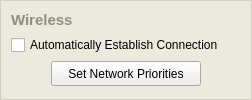
              <widget class="QFrame" name="wirelessOptionsInnerCosmeticFrame" >
               <property name="sizePolicy" >
                <sizepolicy vsizetype="Fixed" hsizetype="Preferred" >
                 <horstretch>0</horstretch>
                 <verstretch>0</verstretch>
                </sizepolicy>
               </property>
               <property name="palette" >
                <palette>
                 <active>
                  <colorrole role="WindowText" >
                   <brush brushstyle="SolidPattern" >
                    <color alpha="255" >
                     <red>208</red>
                     <green>208</green>
                     <blue>191</blue>
                    </color>
                   </brush>
                  </colorrole>
                  <colorrole role="Base" >
                   <brush brushstyle="SolidPattern" >
                    <color alpha="255" >
                     <red>255</red>
                     <green>255</green>
                     <blue>255</blue>
                    </color>
                   </brush>
                  </colorrole>
                  <colorrole role="Window" >
                   <brush brushstyle="SolidPattern" >
                    <color alpha="255" >
                     <red>236</red>
                     <green>234</green>
                     <blue>223</blue>
                    </color>
                   </brush>
                  </colorrole>
                 </active>
                 <inactive>
                  <colorrole role="WindowText" >
                   <brush brushstyle="SolidPattern" >
                    <color alpha="255" >
                     <red>208</red>
                     <green>208</green>
                     <blue>191</blue>
                    </color>
                   </brush>
                  </colorrole>
                  <colorrole role="Base" >
                   <brush brushstyle="SolidPattern" >
                    <color alpha="255" >
                     <red>255</red>
                     <green>255</green>
                     <blue>255</blue>
                    </color>
                   </brush>
                  </colorrole>
                  <colorrole role="Window" >
                   <brush brushstyle="SolidPattern" >
                    <color alpha="255" >
                     <red>236</red>
                     <green>234</green>
                     <blue>223</blue>
                    </color>
                   </brush>
                  </colorrole>
                 </inactive>
                 <disabled>
                  <colorrole role="WindowText" >
                   <brush brushstyle="SolidPattern" >
                    <color alpha="255" >
                     <red>118</red>
                     <green>116</green>
                     <blue>108</blue>
                    </color>
                   </brush>
                  </colorrole>
                  <colorrole role="Base" >
                   <brush brushstyle="SolidPattern" >
                    <color alpha="255" >
                     <red>236</red>
                     <green>234</green>
                     <blue>223</blue>
                    </color>
                   </brush>
                  </colorrole>
                  <colorrole role="Window" >
                   <brush brushstyle="SolidPattern" >
                    <color alpha="255" >
                     <red>236</red>
                     <green>234</green>
                     <blue>223</blue>
                    </color>
                   </brush>
                  </colorrole>
                 </disabled>
                </palette>
               </property>
               <property name="autoFillBackground" >
                <bool>true</bool>
               </property>
               <property name="frameShape" >
                <enum>QFrame::Box</enum>
               </property>
               <property name="frameShadow" >
                <enum>QFrame::Plain</enum>
               </property>
               <layout class="QVBoxLayout" >
                <property name="spacing" >
                 <number>6</number>
                </property>
                <property name="leftMargin" >
                 <number>10</number>
                </property>
                <property name="topMargin" >
                 <number>10</number>
                </property>
                <property name="rightMargin" >
                 <number>10</number>
                </property>
                <property name="bottomMargin" >
                 <number>10</number>
                </property>
                <item>
                 <widget class="QLabel" name="headerWirelessOptions" >
                  <property name="minimumSize" >
                   <size>
                    <width>16</width>
                    <height>18</height>
                   </size>
                  </property>
                  <property name="maximumSize" >
                   <size>
                    <width>9999999</width>
                    <height>18</height>
                   </size>
                  </property>
                  <property name="palette" >
                   <palette>
                    <active>
                     <colorrole role="WindowText" >
                      <brush brushstyle="SolidPattern" >
                       <color alpha="255" >
                        <red>144</red>
                        <green>141</green>
                        <blue>124</blue>
                       </color>
                      </brush>
                     </colorrole>
                    </active>
                    <inactive>
                     <colorrole role="WindowText" >
                      <brush brushstyle="SolidPattern" >
                       <color alpha="255" >
                        <red>144</red>
                        <green>141</green>
                        <blue>124</blue>
                       </color>
                      </brush>
                     </colorrole>
                    </inactive>
                    <disabled>
                     <colorrole role="WindowText" >
                      <brush brushstyle="SolidPattern" >
                       <color alpha="255" >
                        <red>119</red>
                        <green>119</green>
                        <blue>119</blue>
                       </color>
                      </brush>
                     </colorrole>
                    </disabled>
                   </palette>
                  </property>
                  <property name="font" >
                   <font>
                    <family>Arial</family>
                    <pointsize>11</pointsize>
                    <weight>75</weight>
                    <bold>true</bold>
                   </font>
                  </property>
                  <property name="lineWidth" >
                   <number>0</number>
                  </property>
                  <property name="text" >
                   <string>Wireless</string>
                  </property>
                  <property name="alignment" >
                   <set>Qt::AlignLeading|Qt::AlignLeft|Qt::AlignVCenter</set>
                  </property>
                  <property name="margin" >
                   <number>0</number>
                  </property>
                  <property name="indent" >
                   <number>0</number>
                  </property>
                 </widget>
                </item>
                <item>
                 <widget class="QCheckBox" name="checkboxWirelessAutoConnect" >
                  <property name="palette" >
                   <palette>
                    <active>
                     <colorrole role="WindowText" >
                      <brush brushstyle="SolidPattern" >
                       <color alpha="255" >
                        <red>0</red>
                        <green>0</green>
                        <blue>0</blue>
                       </color>
                      </brush>
                     </colorrole>
                    </active>
                    <inactive>
                     <colorrole role="WindowText" >
                      <brush brushstyle="SolidPattern" >
                       <color alpha="255" >
                        <red>0</red>
                        <green>0</green>
                        <blue>0</blue>
                       </color>
                      </brush>
                     </colorrole>
                    </inactive>
                    <disabled>
                     <colorrole role="WindowText" >
                      <brush brushstyle="SolidPattern" >
                       <color alpha="255" >
                        <red>118</red>
                        <green>116</green>
                        <blue>108</blue>
                       </color>
                      </brush>
                     </colorrole>
                    </disabled>
                   </palette>
                  </property>
                  <property name="font" >
                   <font>
                    <family>Arial</family>
                   </font>
                  </property>
                  <property name="text" >
                   <string>Automatically Establish Connection</string>
                  </property>
                 </widget>
                </item>
                <item>
                 <widget class="QFrame" name="frame_7" >
                  <property name="sizePolicy" >
                   <sizepolicy vsizetype="Fixed" hsizetype="Preferred" >
                    <horstretch>0</horstretch>
                    <verstretch>0</verstretch>
                   </sizepolicy>
                  </property>
                  <property name="minimumSize" >
                   <size>
                    <width>16</width>
                    <height>25</height>
                   </size>
                  </property>
                  <property name="maximumSize" >
                   <size>
                    <width>16777215</width>
                    <height>25</height>
                   </size>
                  </property>
                  <property name="frameShape" >
                   <enum>QFrame::NoFrame</enum>
                  </property>
                  <property name="frameShadow" >
                   <enum>QFrame::Raised</enum>
                  </property>
                  <layout class="QHBoxLayout" >
                   <property name="spacing" >
                    <number>0</number>
                   </property>
                   <property name="leftMargin" >
                    <number>0</number>
                   </property>
                   <property name="topMargin" >
                    <number>0</number>
                   </property>
                   <property name="rightMargin" >
                    <number>0</number>
                   </property>
                   <property name="bottomMargin" >
                    <number>0</number>
                   </property>
                   <item>
                    <spacer>
                     <property name="orientation" >
                      <enum>Qt::Horizontal</enum>
                     </property>
                     <property name="sizeHint" >
                      <size>
                       <width>40</width>
                       <height>20</height>
                      </size>
                     </property>
                    </spacer>
                   </item>
                   <item>
                    <widget class="QPushButton" name="buttonOptionsNetworkPriorities" >
                     <property name="minimumSize" >
                      <size>
                       <width>150</width>
                       <height>25</height>
                      </size>
                     </property>
                     <property name="maximumSize" >
                      <size>
                       <width>150</width>
                       <height>25</height>
                      </size>
                     </property>
                     <property name="font" >
                      <font>
                       <family>Arial</family>
                      </font>
                     </property>
                     <property name="text" >
                      <string>Set Network Priorities</string>
                     </property>
                     <property name="autoDefault" >
                      <bool>false</bool>
                     </property>
                    </widget>
                   </item>
                   <item>
                    <spacer>
                     <property name="orientation" >
                      <enum>Qt::Horizontal</enum>
                     </property>
                     <property name="sizeHint" >
                      <size>
                       <width>40</width>
                       <height>20</height>
                      </size>
                     </property>
                    </spacer>
                   </item>
                  </layout>
                 </widget>
                </item>
               </layout>
              </widget>
